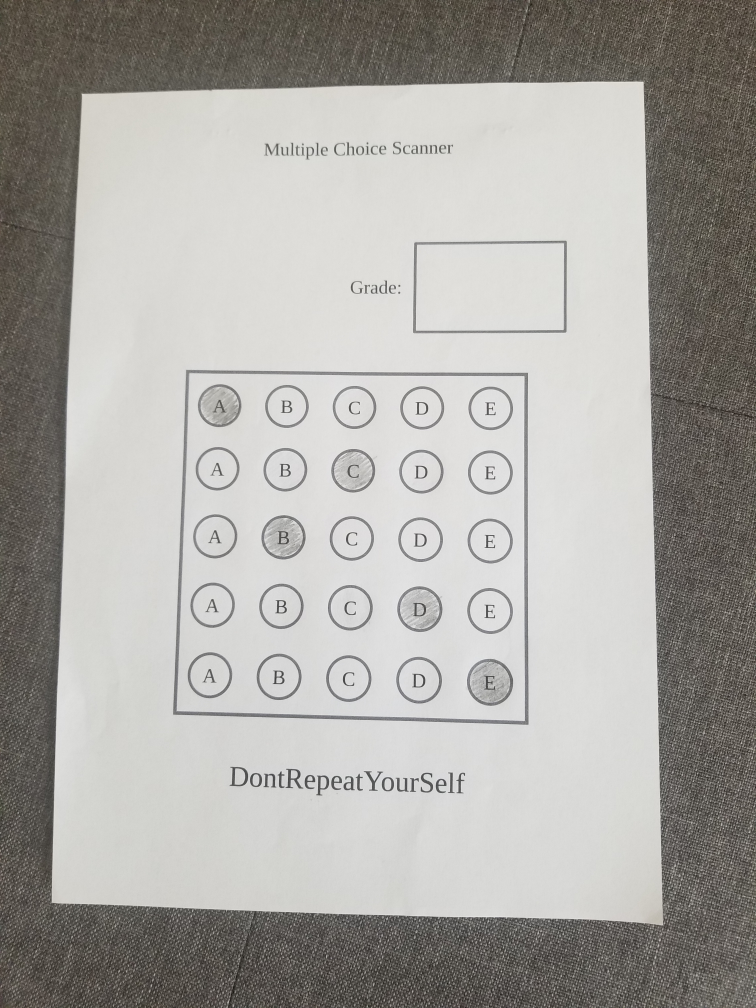
#> input picture deep_learning/vision/opencv/python/rouizi/Projetos/02_leitor_de_gabarito/images/1.jpg, 3024 x 4032 px, found by its file name (shown at 1/4 size)
$ python 01_reader.py
#> lines starting #> are read from the running program, lines starting #| are printed output that depends on the picture; after the words box and inside, x2 and y2 are one past the last pixel; in counts of white or black regions, pixels touching at a corner belong together
import cv2
import os
import numpy as np
from imutils.perspective import four_point_transform

path = "engineering/ia/vision/opencv/python/rouizi/Projetos/02_leitor_de_gabarito"

height      = 800
width       = 600
# --------------------------
green       = (0, 255, 0)
red         = (0, 0, 255)
blue        = (255, 0, 0)
white       = (255,255,255)
# --------------------------
questions   = 5
answers     = 5
correct_ans = [0, 4, 1, 7, 4]
# --------------------------
image       = cv2.imread(os.path.join(path, "images/1.jpg"))
#> image is the input picture: shape (4032, 3024, 3); mean B, G, R 164, 168.2, 170.1
image       = cv2.resize(image, (width, height))
#> image: shape (800, 600, 3)
image_copy0 = image.copy()
image_copy1 = image.copy()
# --------------------------
# Ainda não sei o porquê, mas sempre transformamos para cinza
# e depois aplicamos o Blur (desfoque) Gaussiano
gray        = cv2.cvtColor(image, cv2.COLOR_BGR2GRAY)
blurred     = cv2.GaussianBlur(gray, (5,5), 0)
edged0      = cv2.Canny(gray, 10, 70)
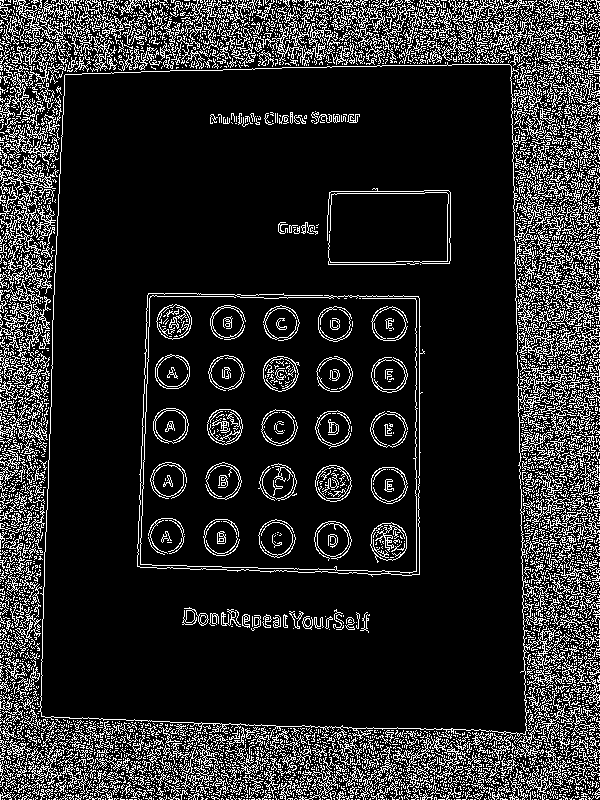
#> edged0: shape (800, 600); 15.7% white in thin lines or dots
edged1      = cv2.Canny(blurred, 10, 70)
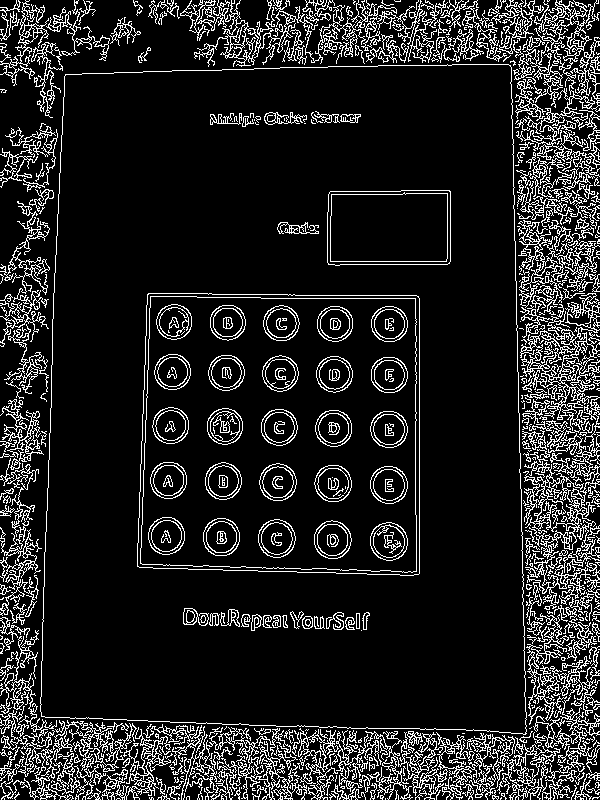
#> edged1: shape (800, 600); 13.3% white in thin lines or dots

cv2.imshow("Bem Louco1", image)
cv2.imshow("Bem Louco2", gray)
cv2.imshow("Bem Louco3", blurred)
cv2.imshow("Bem Louco4.1 - gray", edged0)
cv2.imshow("Bem Louco4.2 - blurred", edged1)
cv2.waitKey(0)
cv2.destroyAllWindows()

# --------------------------
contours, _ = cv2.findContours(edged1, cv2.RETR_LIST, cv2.CHAIN_APPROX_NONE)
#> contours = 1892 contours, 1309 with area under 20; largest, box (x1, y1, x2, y2) and area: (40, 64, 527, 735) 306923, (40, 64, 527, 735) 306920, (137, 293, 420, 576) 76721, (137, 293, 420, 576) 76718, (140, 296, 417, 573) 73064

cv2.drawContours(image, contours, -1, green, 3)
cv2.imshow("Yeap!", image)
cv2.waitKey(0)
cv2.destroyAllWindows()

# --------------------------
# A gente precisa remover tudo que não seja o documento desejado.
# Utilizando o código a seguir, podemos remover o background da imagem,
# que é tudo que não seja a folha do gabarito
def get_rect_cnts(contours):
    rect_cnts = []
    for cnt in contours:
        peri = cv2.arcLength(cnt, True)
        approx = cv2.approxPolyDP(cnt, 0.02 * peri, True)
        if len(approx) == 4:
            rect_cnts.append(approx)
#> this loop made 1892 passes
#> peri on passes 2, 5, 6: 9.66, 9.07, 7.66
#> after the loop, rect_cnts = 177 contours, 155 with area under 20; largest, box (x1, y1, x2, y2) and area: (41, 65, 527, 734) 304591, (42, 64, 526, 734) 303367, (137, 293, 419, 575) 75930, (137, 293, 420, 575) 75532, (140, 296, 417, 572) 73058
    rect_cnts = sorted(rect_cnts, key=cv2.contourArea, reverse=True)
    return rect_cnts
# --------------------------
rect_cnts = get_rect_cnts(contours)
document = four_point_transform(image_copy0, rect_cnts[0].reshape(4,2))

cv2.drawContours(image_copy0, rect_cnts, 1, green, 3)
#> image_copy0: shape (800, 600, 3); mean B, G, R 159.6, 169.6, 165.6
cv2.imshow("Yeap 2!!", image)
cv2.imshow("Document", document)
cv2.waitKey(0)
cv2.destroyAllWindows()
# --------------------------
# Agora que já removemos o background, temos um documento certinho na imagem.
# Precisamos, agora, destacar as duas regiões de interesse.
gray_doc    = cv2.cvtColor(document, cv2.COLOR_BGR2GRAY)
blurred_doc = cv2.GaussianBlur(gray_doc, (5,5), 0)
edged_doc   = cv2.Canny(blurred_doc, 10, 70)
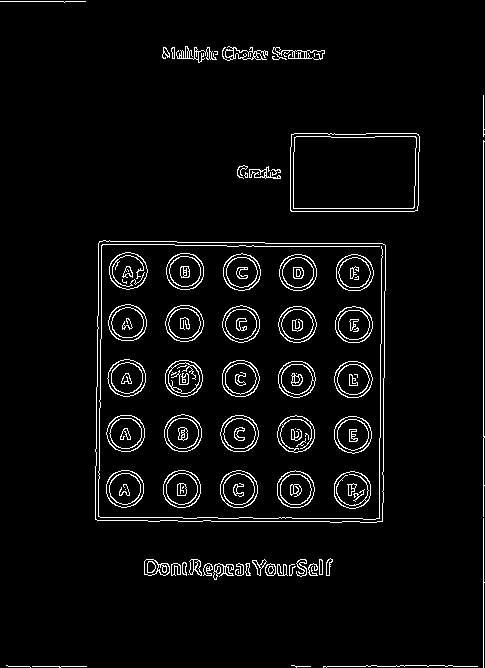
#> edged_doc: shape (668, 485); 4.2% white in thin lines or dots

contours, _ = cv2.findContours(edged_doc, cv2.RETR_EXTERNAL, cv2.CHAIN_APPROX_SIMPLE)
#> contours = 38 contours, 18 with area under 20; largest, box (x1, y1, x2, y2) and area: (95, 240, 386, 523) 79980, (290, 133, 420, 212) 9939, (144, 559, 170, 576) 306, (222, 46, 268, 61) 282, (272, 47, 325, 60) 239

rect_cnts   = get_rect_cnts(contours)
#> the loop in get_rect_cnts (call 2), `for cnt in contours:` made 38 passes
#> peri on passes 3, 7, 8, 9, 10, 11, 12, 13: 39.66, 56.14, 83.8, 102.7, 38.73, 34.73, 88.87, 151.1
#> after the loop in get_rect_cnts (call 2), `for cnt in contours:`: rect_cnts = 3 contours; box (x1, y1, x2, y2) and area: (95, 241, 385, 522) 79372, (291, 134, 419, 212) 9677, (319, 559, 323, 575) 44
biggest_cnt = rect_cnts[0]
#> biggest_cnt = [[99, 241], [95, 519], [382, 521], [384, 244]]
grade_cnt   = rect_cnts[1]
#> grade_cnt = [[291, 134], [291, 211], [417, 210], [418, 134]]

cv2.drawContours(document, rect_cnts[:2], -1, green, 3)
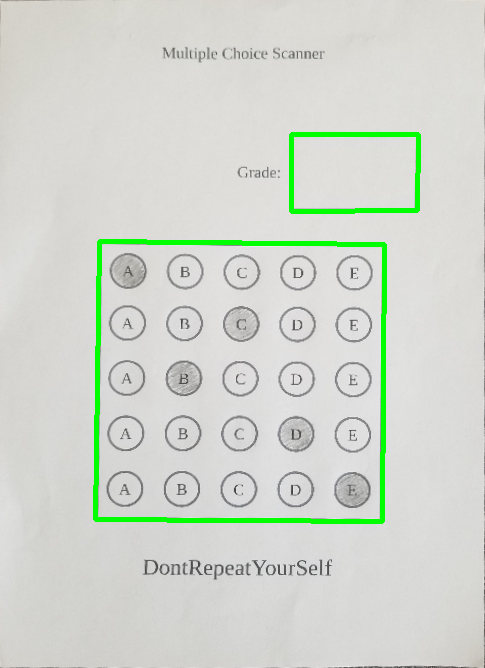
#> document: shape (668, 485, 3); mean B, G, R 206.3, 215.2, 209.6
cv2.imshow("Two biggest contours", document)
cv2.waitKey(0)
cv2.destroyAllWindows()


# -------------------------
doc_copy    = document.copy()
doc_copy1    = document.copy()


x,y         = biggest_cnt[0][0][0] + 4, biggest_cnt[0][0][1] + 4
#> x = 103; y = 245
x_W, y_H    = biggest_cnt[2][0][0] - 4, biggest_cnt[2][0][1] - 4
#> x_W = 378; y_H = 517

mask        = np.zeros((document.shape[0], document.shape[1]), dtype="uint8")
cv2.rectangle(mask, (x,y), (x_W, y_H), white, -1)
#> mask: shape (668, 485); 23.3% white; 1 white region, box (x1, y1, x2, y2) and area: (103, 245, 379, 518) 75348
masked      = cv2.bitwise_and(doc_copy, doc_copy, mask=mask)

cv2.imshow("Two biggest contours", document)
cv2.imshow("Masked", masked)
cv2.imshow("Mask", mask)
cv2.waitKey(0)
cv2.destroyAllWindows()

masked      = masked[y:y_H, x:x_W]
#> masked: shape (272, 275, 3)
gray        = cv2.cvtColor(masked, cv2.COLOR_BGR2GRAY)
#> gray: shape (272, 275)
_, thresh   = cv2.threshold(gray, 170, 255, cv2.THRESH_BINARY_INV)
#> thresh: shape (272, 275); 9.9% white in thin lines or dots

cv2.imshow("masked", masked)
cv2.imshow("thresh", thresh)
cv2.waitKey(0)
cv2.destroyAllWindows()

def split_image(image):
    r = len(image) // questions * questions
#> r = 270
    c = len(image[0]) // answers * answers
#> c = 275
    image = image[:r, :c]
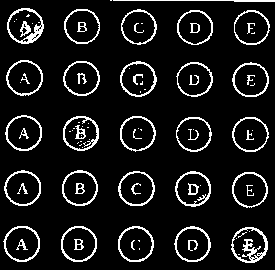
#> image: shape (270, 275); 10% white in thin lines or dots
    rows = np.vsplit(image, questions)
#> rows = 5 items
    boxes = []
    for row in rows:
        cols = np.hsplit(row, answers)
        for box in cols:
            boxes.append(box)
#> this loop made 5 passes
#> after the loop, boxes = 25 items

    return boxes

boxes = split_image(thresh)
#> boxes = 25 items

cv2.imshow("box number 3", boxes[2])
cv2.waitKey(0)
cv2.destroyAllWindows()

score = 0

for i in range(0, questions):
    user_answer = None
    for j in range(0, answers):
        pixels = cv2.countNonZero(boxes[i*5 + j])
        if user_answer is None or pixels > user_answer[1]:
            user_answer = (j, pixels)

    cnt, _ = cv2.findContours(boxes[i*5 + user_answer[0]], cv2.RETR_EXTERNAL, cv2.CHAIN_APPROX_SIMPLE)

    for c in cnt:
        c[:, :, 0] += x + ((x_W - x) // 5) * user_answer[0]
        c[:, :, 1] += y + ((y_H - y) // 5) * i

    if correct_ans[i] == user_answer[0]:
        cv2.drawContours(doc_copy1, cnt, -1, green, 3)
        score += 1
    else:
        cv2.drawContours(doc_copy1, cnt, -1, red, 3)
#> this loop made 5 passes
#> cnt on passes 1, 3: 1 contour; box (x1, y1, x2, y2) and area: (7, 8, 44, 44) 986, 1 contour; box (x1, y1, x2, y2) and area: (8, 8, 44, 43) 966
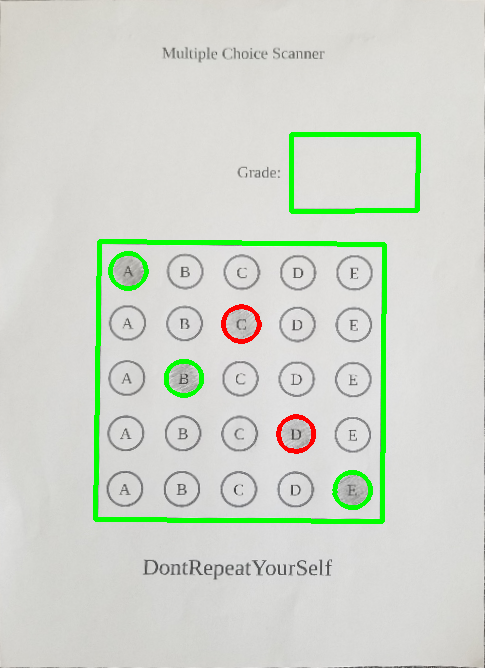
#> doc_copy1: shape (668, 485, 3); 0.78% of pixels changed, all inside (x1, y1, x2, y2) = (108, 251, 373, 510)
#> after the loop, c = contour of 64 points, box (x1, y1, x2, y2) (334, 472, 371, 508), area 994; score = 3

score = (score / 5) * 100
#> score = 60
x_grade = grade_cnt[0][0][0]
#> x_grade = 291
y_grade = grade_cnt[0][0][1]
#> y_grade = 134

cv2.putText(doc_copy1, "{}%".format(int(score)),
            (x_grade - 10, y_grade - 10), cv2.FONT_HERSHEY_SIMPLEX, 0.9, red, 3)
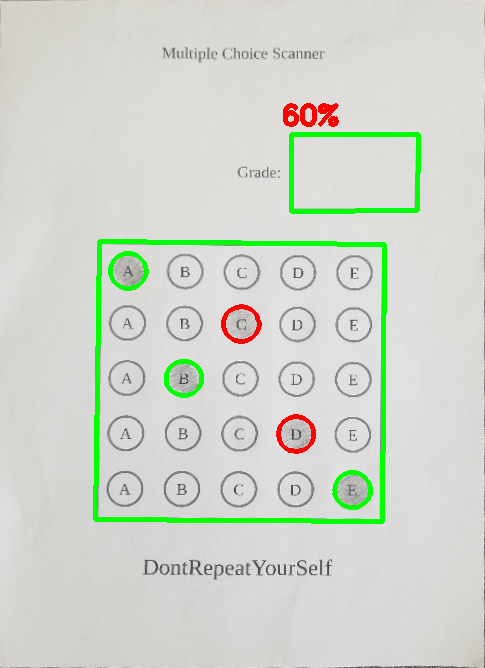
#> doc_copy1: shape (668, 485, 3); 0.27% of pixels changed, all inside (x1, y1, x2, y2) = (283, 103, 339, 127)

cv2.imshow("image", image)
cv2.imshow("final score", doc_copy1)
cv2.waitKey(0)
cv2.destroyAllWindows()

$ run again, with deep_learning/vision/opencv/python/rouizi/Projetos/02_leitor_de_gabarito/images/2.jpg copied over deep_learning/vision/opencv/python/rouizi/Projetos/02_leitor_de_gabarito/images/1.jpg
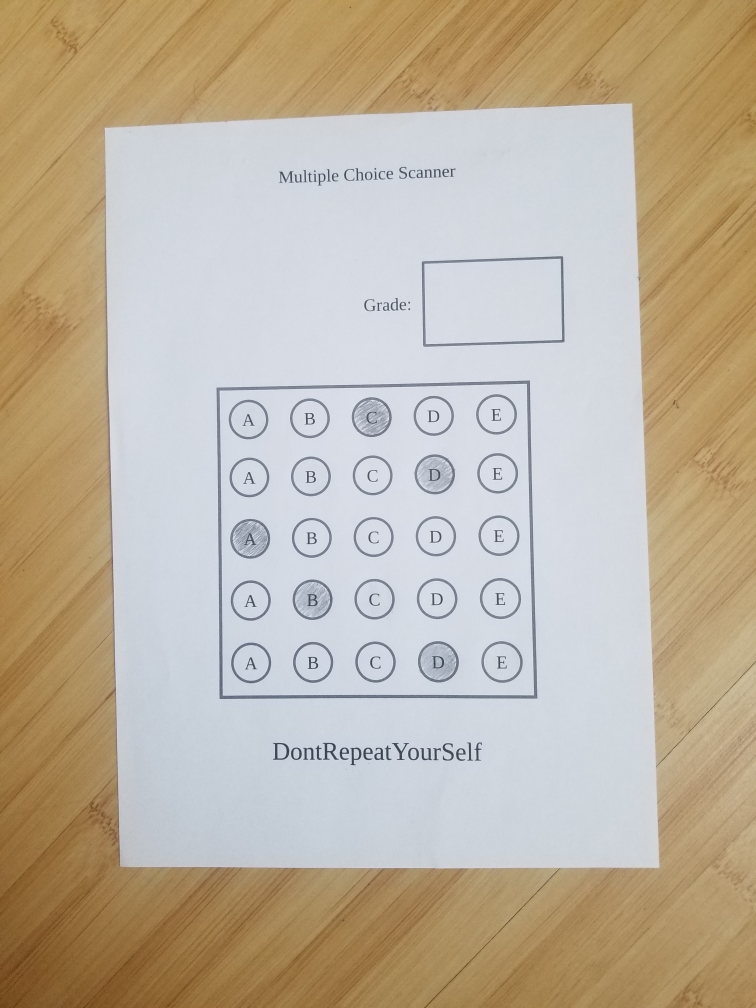
#> input picture deep_learning/vision/opencv/python/rouizi/Projetos/02_leitor_de_gabarito/images/2.jpg, 3024 x 4032 px, found by its file name (shown at 1/4 size)
#> image is the input picture: shape (4032, 3024, 3); mean B, G, R 160.2, 178.6, 190.5
#> `edged0      = cv2.Canny(gray, 10, 70)`:
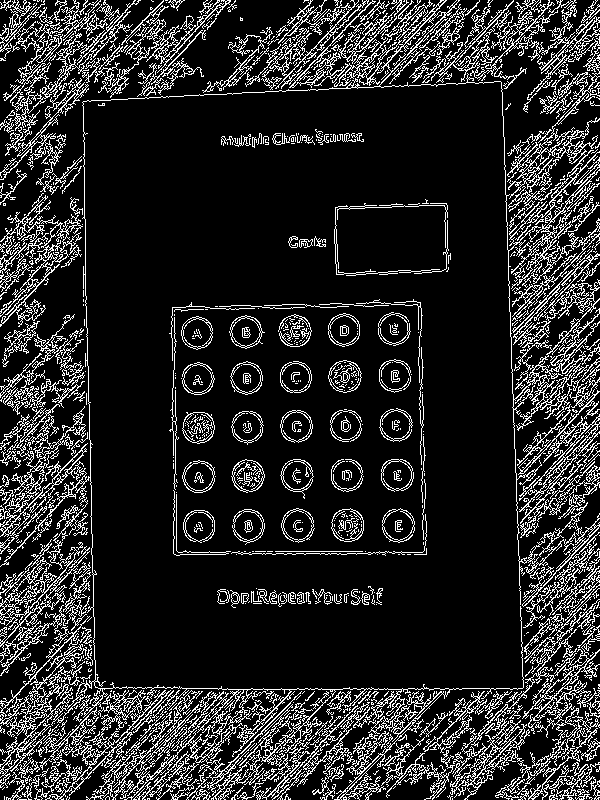
#> edged0: shape (800, 600); 15.5% white in thin lines or dots
#> edged1: shape (800, 600); 5% white in thin lines or dots
#> `contours, _ = cv2.findContours(edged1, cv2.RETR_LIST, cv2.CHAIN_APPROX..`: contours = 383 contours, 122 with area under 20; largest, box (x1, y1, x2, y2) and area: (82, 81, 524, 690) 253474, (82, 81, 524, 690) 253470, (171, 301, 427, 556) 62723, (171, 301, 427, 556) 62720, (174, 304, 424, 552) 59578
#> the loop in get_rect_cnts, `for cnt in contours:` made 383 passes
#> peri on passes 1 to 3: 38.14, 20.97, 11.07
#> after the loop in get_rect_cnts, `for cnt in contours:`: rect_cnts = 32 contours, 13 with area under 20; largest, box (x1, y1, x2, y2) and area: (83, 82, 523, 689) 251958, (83, 81, 524, 688) 250996, (172, 302, 427, 555) 62262, (171, 302, 427, 556) 61782, (174, 305, 424, 552) 59547
#> image_copy0: shape (800, 600, 3); mean B, G, R 156.1, 179.8, 186.2
#> edged_doc: shape (606, 427); 4.3% white in thin lines or dots, all inside (x1, y1, x2, y2) = (84, 42, 370, 525)
#> `contours, _ = cv2.findContours(edged_doc, cv2.RETR_EXTERNAL, cv2.CHAIN..`: contours = 29 contours, 14 with area under 20; largest, box (x1, y1, x2, y2) and area: (84, 218, 340, 474) 63836, (255, 120, 370, 192) 7930, (143, 42, 194, 56) 185, (255, 507, 280, 523) 160, (127, 506, 150, 522) 138
#> the loop in get_rect_cnts (call 2), `for cnt in contours:` made 29 passes
#> peri on passes 1 to 8: 26.14, 79.21, 35.9, 46.14, 201.4, 35.66, 150, 67.36
#> after the loop in get_rect_cnts (call 2), `for cnt in contours:`: rect_cnts = 2 contours; box (x1, y1, x2, y2) and area: (84, 218, 340, 473) 63634, (255, 120, 368, 191) 7694
#> biggest_cnt = [[88, 218], [84, 471], [337, 472], [339, 220]]
#> grade_cnt = [[256, 121], [255, 189], [367, 190], [367, 120]]
#> x = 92; y = 222
#> x_W = 333; y_H = 468
#> mask: shape (606, 427); 23.1% white; 1 white region, box (x1, y1, x2, y2) and area: (92, 222, 334, 469) 59774
#> thresh: shape (246, 241); 10.3% white in thin lines or dots
#> r = 245
#> in split_image, `c = len(image[0]) // answers * answers`: c = 240
#> rows = 5 items
#> the loop in split_image, `for row in rows:` made 5 passes
#> after the loop in split_image, `for row in rows:`: boxes = 25 items
#> the loop `for i in range(0, questions):` made 5 passes
#> cnt on passes 1, 3, 4, 5: 1 contour; box (x1, y1, x2, y2) and area: (9, 8, 41, 40) 756, 1 contour; box (x1, y1, x2, y2) and area: (4, 6, 36, 38) 782, 1 contour; box (x1, y1, x2, y2) and area: (5, 7, 38, 40) 786, 1 contour; box (x1, y1, x2, y2) and area: (8, 9, 41, 42) 788
#> after the loop `for i in range(0, questions):`: c = contour of 53 points, box (x1, y1, x2, y2) (244, 427, 277, 460), area 788; score = 0
#> x_grade = 256
#> y_grade = 121
#> `cv2.putText(doc_copy1, "{}%".format(int(score)), (x_grade - 10, y_grad..`:
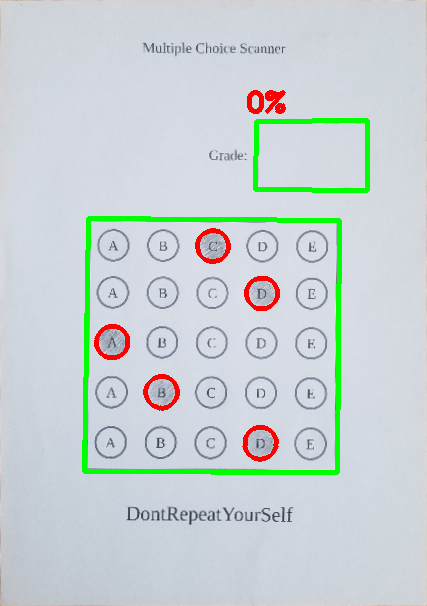
#> doc_copy1: shape (606, 427, 3); mean B, G, R 211.9, 210.5, 201.3
